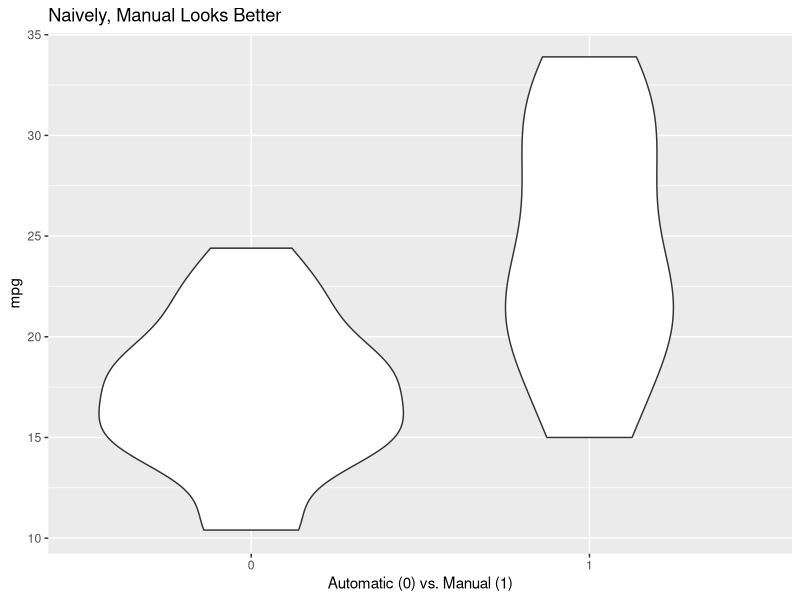
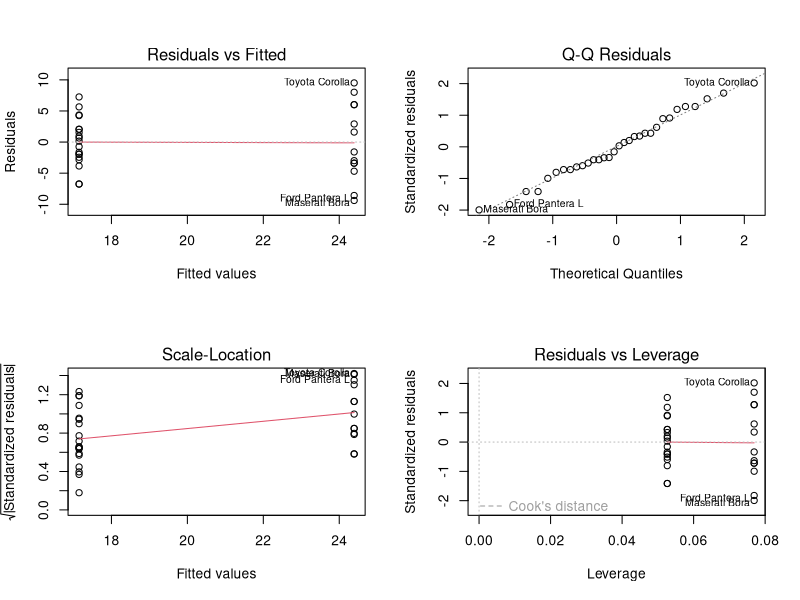
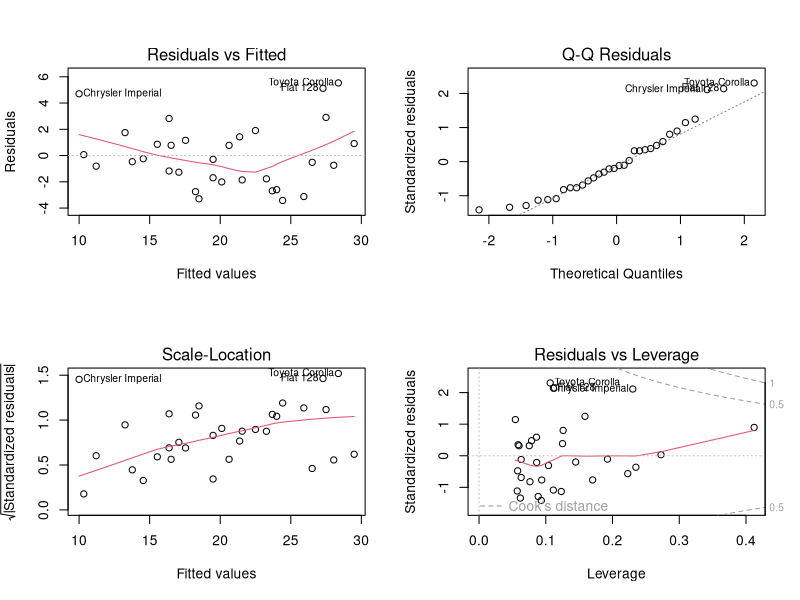
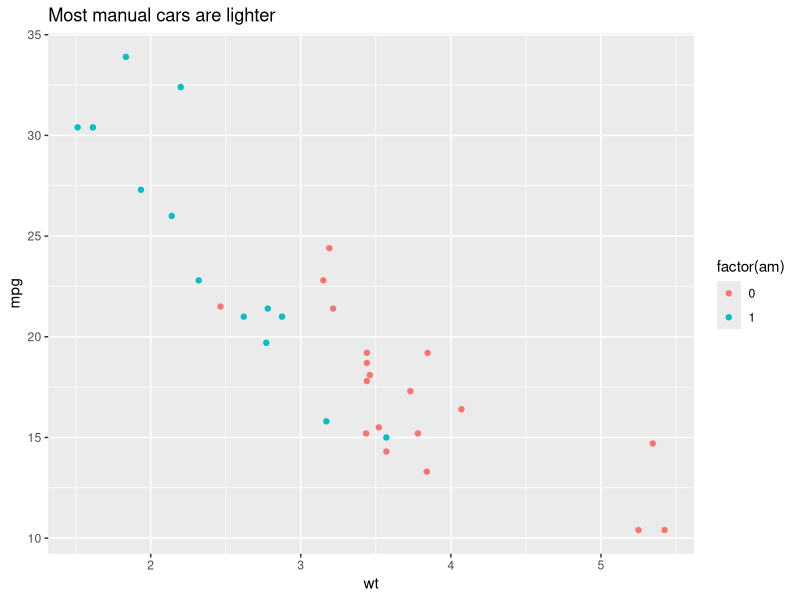
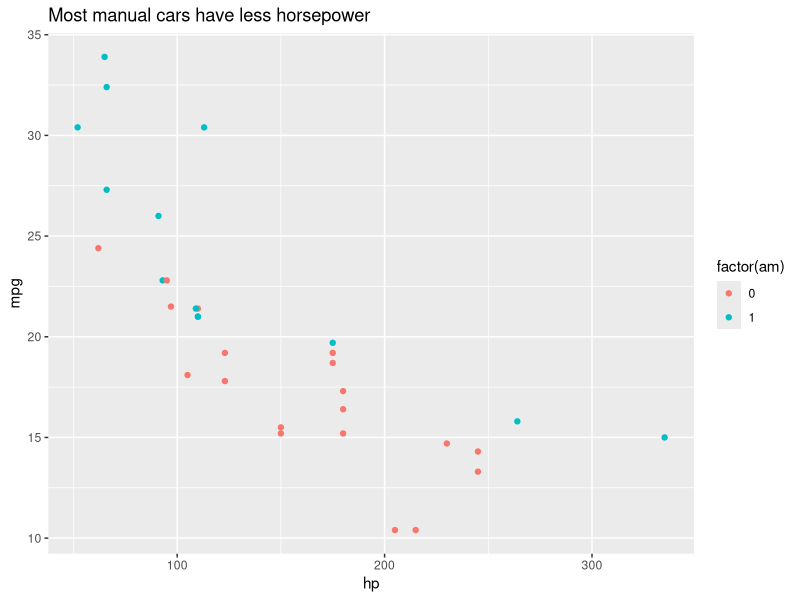

Source code (R) for these figures, in order:
## ---- chunk 1
knitr::opts_chunk$set(echo = TRUE)
## ---- chunk 2
head(mtcars)
dim(mtcars)
## ---- chunk 3
library(ggplot2)
ggplot(mtcars, aes(factor(am), mpg)) + geom_violin() + labs(x="Automatic (0) vs. Manual (1)", title="Naively, Manual Looks Better")
## ---- chunk 4
naive_fit <- lm(mpg ~ am, mtcars)
summary(naive_fit)
par(mfrow = c(2, 2))
plot(naive_fit)
## ---- chunk 5
fit2 <- lm(mpg ~ factor(am) + hp, mtcars)
summary(fit2)
anova(naive_fit, fit2)
final_model <- lm(mpg ~ factor(am) + hp + wt, mtcars)
summary(final_model)
anova(fit2, final_model)
## ---- chunk 6
par(mfrow = c(2, 2))
plot(final_model)
## ---- chunk 7
ggplot(mtcars, aes(x=wt, y=mpg, color = factor(am))) + geom_point() + labs(title="Most manual cars are lighter")
ggplot(mtcars, aes(x=hp, y=mpg, color = factor(am))) + geom_point() + labs(title="Most manual cars have less horsepower")
